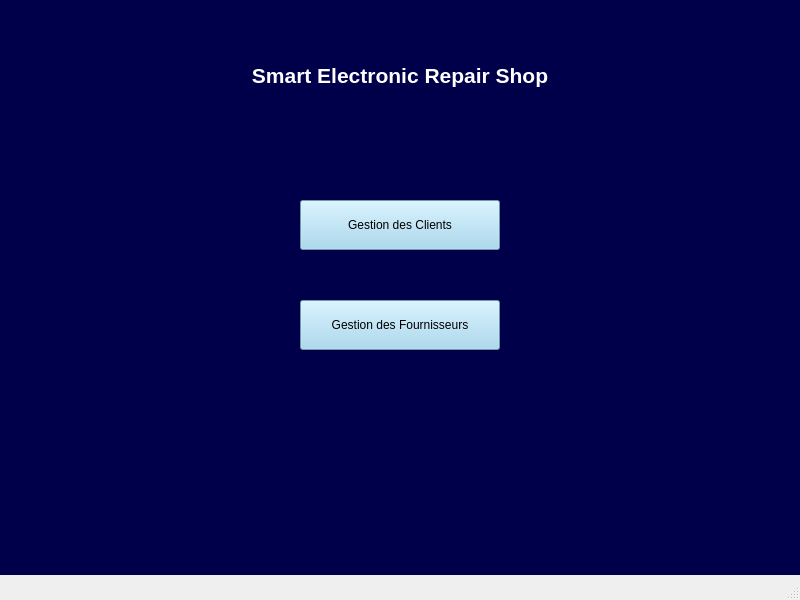
<?xml version="1.0" encoding="UTF-8"?>
<ui version="4.0">
    <class>MENU</class>
    <widget class="QMainWindow" name="MENU">
        <property name="geometry">
            <rect>
                <x>0</x>
                <y>0</y>
                <width>800</width>
                <height>600</height>
            </rect>
        </property>
        <property name="windowTitle">
            <string>Smart Electronic Repair Shop</string>
        </property>
        <widget class="QWidget" name="centralwidgetM">
            <widget class="QStackedWidget" name="stackedWidgetM">
                <property name="geometry">
                    <rect>
                        <x>0</x>
                        <y>0</y>
                        <width>800</width>
                        <height>575</height>
                    </rect>
                </property>
                <property name="styleSheet">
                    <string notr="true">background-color: rgb(0, 0, 74);</string>
                </property>
                <property name="currentIndex">
                    <number>0</number>
                </property>
                <widget class="QWidget" name="pMenu">
                    <property name="styleSheet">
                        <string notr="true">background-color: rgb(0, 0, 74);</string>
                    </property>
                    <widget class="QLabel" name="label_title">
                        <property name="geometry">
                            <rect>
                                <x>250</x>
                                <y>50</y>
                                <width>300</width>
                                <height>50</height>
                            </rect>
                        </property>
                        <property name="font">
                            <font>
                                <pointsize>16</pointsize>
                                <bold>true</bold>
                            </font>
                        </property>
                        <property name="styleSheet">
                            <string notr="true">color: rgb(255, 255, 255);</string>
                        </property>
                        <property name="text">
                            <string>Smart Electronic Repair Shop</string>
                        </property>
                        <property name="alignment">
                            <set>Qt::AlignCenter</set>
                        </property>
                    </widget>
                    <widget class="QPushButton" name="btCL">
                        <property name="geometry">
                            <rect>
                                <x>300</x>
                                <y>200</y>
                                <width>200</width>
                                <height>50</height>
                            </rect>
                        </property>
                        <property name="styleSheet">
                            <string notr="true">background-color: rgb(154, 211, 238); color: rgb(0, 0, 0);</string>
                        </property>
                        <property name="text">
                            <string>Gestion des Clients</string>
                        </property>
                    </widget>
                    <widget class="QPushButton" name="btFO">
                        <property name="geometry">
                            <rect>
                                <x>300</x>
                                <y>300</y>
                                <width>200</width>
                                <height>50</height>
                            </rect>
                        </property>
                        <property name="styleSheet">
                            <string notr="true">background-color: rgb(154, 211, 238); color: rgb(0, 0, 0);</string>
                        </property>
                        <property name="text">
                            <string>Gestion des Fournisseurs</string>
                        </property>
                    </widget>
                </widget>
                <widget class="QWidget" name="page_client">
                    <property name="styleSheet">
                        <string notr="true">background-color: rgb(0, 0, 74);</string>
                    </property>
                    <widget class="QLabel" name="label_client">
                        <property name="geometry">
                            <rect>
                                <x>250</x>
                                <y>20</y>
                                <width>300</width>
                                <height>50</height>
                            </rect>
                        </property>
                        <property name="font">
                            <font>
                                <pointsize>16</pointsize>
                                <bold>true</bold>
                            </font>
                        </property>
                        <property name="styleSheet">
                            <string notr="true">color: rgb(255, 255, 255);</string>
                        </property>
                        <property name="text">
                            <string>Gestion des Clients</string>
                        </property>
                        <property name="alignment">
                            <set>Qt::AlignCenter</set>
                        </property>
                    </widget>
                    <widget class="QPushButton" name="retourC">
                        <property name="geometry">
                            <rect>
                                <x>20</x>
                                <y>20</y>
                                <width>131</width>
                                <height>50</height>
                            </rect>
                        </property>
                        <property name="styleSheet">
                            <string notr="true">background-color: rgb(154, 211, 238); color: rgb(0, 0, 0);</string>
                        </property>
                        <property name="text">
                            <string>Retour</string>
                        </property>
                    </widget>
                    <widget class="QWidget" name="leftPane_client">
                        <property name="geometry">
                            <rect>
                                <x>30</x>
                                <y>80</y>
                                <width>350</width>
                                <height>450</height>
                            </rect>
                        </property>
                        <layout class="QVBoxLayout" name="verticalLayout_left_client">
                            <item>
                                <widget class="QLabel" name="formTitle_client">
                                    <property name="styleSheet">
                                        <string notr="true">color: rgb(255, 255, 255);</string>
                                    </property>
                                    <property name="text">
                                        <string>Formulaire Client</string>
                                    </property>
                                </widget>
                            </item>
                            <item>
                                <widget class="QGroupBox" name="groupBox_client">
                                    <property name="title">
                                        <string/>
                                    </property>
                                    <layout class="QFormLayout" name="formLayout_client">
                                        <item row="0" column="0">
                                            <widget class="QLabel" name="label_id_client">
                                                <property name="styleSheet">
                                                    <string notr="true">color: rgb(255, 255, 255);</string>
                                                </property>
                                                <property name="text">
                                                    <string>ID Client:</string>
                                                </property>
                                            </widget>
                                        </item>
                                        <item row="0" column="1">
                                            <widget class="QLineEdit" name="leId_client">
                                                <property name="placeholderText">
                                                    <string>ID Client</string>
                                                </property>
                                            </widget>
                                        </item>
                                        <item row="1" column="0">
                                            <widget class="QLabel" name="label_nom">
                                                <property name="styleSheet">
                                                    <string notr="true">color: rgb(255, 255, 255);</string>
                                                </property>
                                                <property name="text">
                                                    <string>Nom:</string>
                                                </property>
                                            </widget>
                                        </item>
                                        <item row="1" column="1">
                                            <widget class="QLineEdit" name="leNom">
                                                <property name="placeholderText">
                                                    <string>Nom du client</string>
                                                </property>
                                            </widget>
                                        </item>
                                        <item row="2" column="0">
                                            <widget class="QLabel" name="label_prenom">
                                                <property name="styleSheet">
                                                    <string notr="true">color: rgb(255, 255, 255);</string>
                                                </property>
                                                <property name="text">
                                                    <string>Prénom:</string>
                                                </property>
                                            </widget>
                                        </item>
                                        <item row="2" column="1">
                                            <widget class="QLineEdit" name="lePrenom">
                                                <property name="placeholderText">
                                                    <string>Prénom du client</string>
                                                </property>
                                            </widget>
                                        </item>
                                        <item row="3" column="0">
                                            <widget class="QLabel" name="label_telephone">
                                                <property name="styleSheet">
                                                    <string notr="true">color: rgb(255, 255, 255);</string>
                                                </property>
                                                <property name="text">
                                                    <string>Téléphone:</string>
                                                </property>
                                            </widget>
                                        </item>
                                        <item row="3" column="1">
                                            <widget class="QLineEdit" name="leTelephone_client">
                                                <property name="placeholderText">
                                                    <string>Numéro de téléphone</string>
                                                </property>
                                            </widget>
                                        </item>
                                        <item row="4" column="0">
                                            <widget class="QLabel" name="label_email">
                                                <property name="styleSheet">
                                                    <string notr="true">color: rgb(255, 255, 255);</string>
                                                </property>
                                                <property name="text">
                                                    <string>Email:</string>
                                                </property>
                                            </widget>
                                        </item>
                                        <item row="4" column="1">
                                            <widget class="QLineEdit" name="leEmail_client">
                                                <property name="placeholderText">
                                                    <string>Adresse email</string>
                                                </property>
                                            </widget>
                                        </item>
                                        <item row="5" column="0">
                                            <widget class="QLabel" name="label_adresse">
                                                <property name="styleSheet">
                                                    <string notr="true">color: rgb(255, 255, 255);</string>
                                                </property>
                                                <property name="text">
                                                    <string>Adresse:</string>
                                                </property>
                                            </widget>
                                        </item>
                                        <item row="5" column="1">
                                            <widget class="QTextEdit" name="teAdresse_client">
                                                <property name="placeholderText">
                                                    <string>Adresse complète</string>
                                                </property>
                                            </widget>
                                        </item>
                                    </layout>
                                </widget>
                            </item>
                            <item>
                                <layout class="QHBoxLayout" name="horizontalLayout_btns_client">
                                    <item>
                                        <spacer name="hspacer_client">
                                            <property name="orientation">
                                                <enum>Qt::Horizontal</enum>
                                            </property>
                                            <property name="sizeHint" stdset="0">
                                                <size>
                                                    <width>0</width>
                                                    <height>0</height>
                                                </size>
                                            </property>
                                        </spacer>
                                    </item>
                                    <item>
                                        <widget class="QPushButton" name="ajouterC">
                                            <property name="text">
                                                <string>Ajouter</string>
                                            </property>
                                            <property name="styleSheet">
                                                <string notr="true">background-color: rgb(31, 155, 93); color: rgb(255, 255, 255);</string>
                                            </property>
                                        </widget>
                                    </item>
                                    <item>
                                        <widget class="QPushButton" name="ModifierC">
                                            <property name="text">
                                                <string>Modifier</string>
                                            </property>
                                            <property name="styleSheet">
                                                <string notr="true">background-color: rgb(253, 7, 27); color: rgb(255, 255, 255);</string>
                                            </property>
                                        </widget>
                                    </item>
                                    <item>
                                        <widget class="QPushButton" name="SupprimerC">
                                            <property name="text">
                                                <string>Supprimer</string>
                                            </property>
                                            <property name="styleSheet">
                                                <string notr="true">background-color: rgb(255, 170, 0); color: rgb(255, 255, 255);</string>
                                            </property>
                                        </widget>
                                    </item>
                                </layout>
                            </item>
                        </layout>
                    </widget>
                    <widget class="QWidget" name="rightPane_client">
                        <property name="geometry">
                            <rect>
                                <x>400</x>
                                <y>80</y>
                                <width>370</width>
                                <height>450</height>
                            </rect>
                        </property>
                        <layout class="QVBoxLayout" name="verticalLayout_right_client">
                            <item>
                                <layout class="QHBoxLayout" name="layoutFilters_client">
                                    <item>
                                        <widget class="QLineEdit" name="leRechercheC">
                                            <property name="placeholderText">
                                                <string>Rechercher par ID Client...</string>
                                            </property>
                                        </widget>
                                    </item>
                                    <item>
                                        <widget class="QPushButton" name="rechercheC">
                                            <property name="text">
                                                <string>Rechercher</string>
                                            </property>
                                            <property name="styleSheet">
                                                <string notr="true">background-color: rgb(154, 211, 238); color: rgb(0, 0, 0);</string>
                                            </property>
                                        </widget>
                                    </item>
                                    <item>
                                        <widget class="QPushButton" name="triC">
                                            <property name="text">
                                                <string>Trier</string>
                                            </property>
                                            <property name="styleSheet">
                                                <string notr="true">background-color: rgb(154, 211, 238); color: rgb(0, 0, 0);</string>
                                            </property>
                                        </widget>
                                    </item>
                                </layout>
                            </item>
                            <item>
                                <widget class="QTableWidget" name="tableClient">
                                    <property name="styleSheet">
                                        <string notr="true">background-color: rgb(0, 0, 74); color: rgb(255, 255, 255);</string>
                                    </property>
                                    <column>
                                        <property name="text">
                                            <string>ID Client</string>
                                        </property>
                                    </column>
                                    <column>
                                        <property name="text">
                                            <string>Nom</string>
                                        </property>
                                    </column>
                                    <column>
                                        <property name="text">
                                            <string>Prénom</string>
                                        </property>
                                    </column>
                                    <column>
                                        <property name="text">
                                            <string>Téléphone</string>
                                        </property>
                                    </column>
                                    <column>
                                        <property name="text">
                                            <string>Email</string>
                                        </property>
                                    </column>
                                    <column>
                                        <property name="text">
                                            <string>Adresse</string>
                                        </property>
                                    </column>
                                    <row/>
                                    <row/>
                                </widget>
                            </item>
                        </layout>
                    </widget>
                </widget>
                <widget class="QWidget" name="page_2">
                    <property name="styleSheet">
                        <string notr="true">background-color: rgb(0, 0, 74);</string>
                    </property>
                    <widget class="QLabel" name="label_3">
                        <property name="geometry">
                            <rect>
                                <x>250</x>
                                <y>20</y>
                                <width>300</width>
                                <height>50</height>
                            </rect>
                        </property>
                        <property name="font">
                            <font>
                                <pointsize>16</pointsize>
                                <bold>true</bold>
                            </font>
                        </property>
                        <property name="styleSheet">
                            <string notr="true">color: rgb(255, 255, 255);</string>
                        </property>
                        <property name="text">
                            <string>Gestion des Fournisseurs</string>
                        </property>
                        <property name="alignment">
                            <set>Qt::AlignCenter</set>
                        </property>
                    </widget>
                    <widget class="QPushButton" name="retourF">
                        <property name="geometry">
                            <rect>
                                <x>20</x>
                                <y>20</y>
                                <width>131</width>
                                <height>50</height>
                            </rect>
                        </property>
                        <property name="styleSheet">
                            <string notr="true">background-color: rgb(154, 211, 238); color: rgb(0, 0, 0);</string>
                        </property>
                        <property name="text">
                            <string>Retour</string>
                        </property>
                    </widget>
                    <widget class="QWidget" name="leftPane">
                        <property name="geometry">
                            <rect>
                                <x>30</x>
                                <y>80</y>
                                <width>350</width>
                                <height>450</height>
                            </rect>
                        </property>
                        <layout class="QVBoxLayout" name="verticalLayout_left">
                            <item>
                                <widget class="QLabel" name="formTitle">
                                    <property name="styleSheet">
                                        <string notr="true">color: rgb(255, 255, 255);</string>
                                    </property>
                                    <property name="text">
                                        <string>Formulaire Fournisseur</string>
                                    </property>
                                </widget>
                            </item>
                            <item>
                                <widget class="QGroupBox" name="groupBox">
                                    <property name="title">
                                        <string/>
                                    </property>
                                    <layout class="QFormLayout" name="formLayout">
                                        <item row="0" column="0">
                                            <widget class="QLabel" name="label_id">
                                                <property name="styleSheet">
                                                    <string notr="true">color: rgb(255, 255, 255);</string>
                                                </property>
                                                <property name="text">
                                                    <string>ID Fournisseur:</string>
                                                </property>
                                            </widget>
                                        </item>
                                        <item row="0" column="1">
                                            <widget class="QLineEdit" name="leId">
                                                <property name="placeholderText">
                                                    <string>ID Fournisseur</string>
                                                </property>
                                            </widget>
                                        </item>
                                        <item row="1" column="0">
                                            <widget class="QLabel" name="label_nom_entreprise">
                                                <property name="styleSheet">
                                                    <string notr="true">color: rgb(255, 255, 255);</string>
                                                </property>
                                                <property name="text">
                                                    <string>Nom Entreprise:</string>
                                                </property>
                                            </widget>
                                        </item>
                                        <item row="1" column="1">
                                            <widget class="QLineEdit" name="leNomEntreprise">
                                                <property name="placeholderText">
                                                    <string>Nom de l'entreprise</string>
                                                </property>
                                            </widget>
                                        </item>
                                        <item row="2" column="0">
                                            <widget class="QLabel" name="label_contact_nom">
                                                <property name="styleSheet">
                                                    <string notr="true">color: rgb(255, 255, 255);</string>
                                                </property>
                                                <property name="text">
                                                    <string>Contact Nom:</string>
                                                </property>
                                            </widget>
                                        </item>
                                        <item row="2" column="1">
                                            <widget class="QLineEdit" name="leContactNom">
                                                <property name="placeholderText">
                                                    <string>Nom du contact</string>
                                                </property>
                                            </widget>
                                        </item>
                                        <item row="3" column="0">
                                            <widget class="QLabel" name="label_contact_prenom">
                                                <property name="styleSheet">
                                                    <string notr="true">color: rgb(255, 255, 255);</string>
                                                </property>
                                                <property name="text">
                                                    <string>Contact Prénom:</string>
                                                </property>
                                            </widget>
                                        </item>
                                        <item row="3" column="1">
                                            <widget class="QLineEdit" name="leContactPrenom">
                                                <property name="placeholderText">
                                                    <string>Prénom du contact</string>
                                                </property>
                                            </widget>
                                        </item>
                                        <item row="4" column="0">
                                            <widget class="QLabel" name="label_telephone">
                                                <property name="styleSheet">
                                                    <string notr="true">color: rgb(255, 255, 255);</string>
                                                </property>
                                                <property name="text">
                                                    <string>Téléphone:</string>
                                                </property>
                                            </widget>
                                        </item>
                                        <item row="4" column="1">
                                            <widget class="QLineEdit" name="leTelephone">
                                                <property name="placeholderText">
                                                    <string>Numéro de téléphone</string>
                                                </property>
                                            </widget>
                                        </item>
                                        <item row="5" column="0">
                                            <widget class="QLabel" name="label_email">
                                                <property name="styleSheet">
                                                    <string notr="true">color: rgb(255, 255, 255);</string>
                                                </property>
                                                <property name="text">
                                                    <string>Email:</string>
                                                </property>
                                            </widget>
                                        </item>
                                        <item row="5" column="1">
                                            <widget class="QLineEdit" name="leEmail">
                                                <property name="placeholderText">
                                                    <string>Adresse email</string>
                                                </property>
                                            </widget>
                                        </item>
                                        <item row="6" column="0">
                                            <widget class="QLabel" name="label_type_pieces">
                                                <property name="styleSheet">
                                                    <string notr="true">color: rgb(255, 255, 255);</string>
                                                </property>
                                                <property name="text">
                                                    <string>Type de Pièces:</string>
                                                </property>
                                            </widget>
                                        </item>
                                        <item row="6" column="1">
                                            <widget class="QLineEdit" name="leTypePieces">
                                                <property name="placeholderText">
                                                    <string>e.g., Écrans, Batteries, Circuits</string>
                                                </property>
                                            </widget>
                                        </item>
                                        <item row="7" column="0">
                                            <widget class="QLabel" name="label_adresse">
                                                <property name="styleSheet">
                                                    <string notr="true">color: rgb(255, 255, 255);</string>
                                                </property>
                                                <property name="text">
                                                    <string>Adresse:</string>
                                                </property>
                                            </widget>
                                        </item>
                                        <item row="7" column="1">
                                            <widget class="QTextEdit" name="teAdresse">
                                                <property name="placeholderText">
                                                    <string>Adresse complète</string>
                                                </property>
                                            </widget>
                                        </item>
                                        <item row="8" column="0">
                                            <widget class="QLabel" name="label_date_partenariat">
                                                <property name="styleSheet">
                                                    <string notr="true">color: rgb(255, 255, 255);</string>
                                                </property>
                                                <property name="text">
                                                    <string>Date de Partenariat:</string>
                                                </property>
                                            </widget>
                                        </item>
                                        <item row="8" column="1">
                                            <widget class="QDateEdit" name="deDatePartenariat"/>
                                        </item>
                                    </layout>
                                </widget>
                            </item>
                            <item>
                                <layout class="QHBoxLayout" name="horizontalLayout_btns">
                                    <item>
                                        <spacer name="hspacer">
                                            <property name="orientation">
                                                <enum>Qt::Horizontal</enum>
                                            </property>
                                            <property name="sizeHint" stdset="0">
                                                <size>
                                                    <width>0</width>
                                                    <height>0</height>
                                                </size>
                                            </property>
                                        </spacer>
                                    </item>
                                    <item>
                                        <widget class="QPushButton" name="btnAjouter">
                                            <property name="text">
                                                <string>Ajouter</string>
                                            </property>
                                            <property name="styleSheet">
                                                <string notr="true">background-color: rgb(31, 155, 93); color: rgb(255, 255, 255);</string>
                                            </property>
                                        </widget>
                                    </item>
                                    <item>
                                        <widget class="QPushButton" name="btnModifier">
                                            <property name="text">
                                                <string>Modifier</string>
                                            </property>
                                            <property name="styleSheet">
                                                <string notr="true">background-color: rgb(253, 7, 27); color: rgb(255, 255, 255);</string>
                                            </property>
                                        </widget>
                                    </item>
                                    <item>
                                        <widget class="QPushButton" name="btnSupprimer">
                                            <property name="text">
                                                <string>Supprimer</string>
                                            </property>
                                            <property name="styleSheet">
                                                <string notr="true">background-color: rgb(255, 170, 0); color: rgb(255, 255, 255);</string>
                                            </property>
                                        </widget>
                                    </item>
                                </layout>
                            </item>
                        </layout>
                    </widget>
                    <widget class="QWidget" name="rightPane">
                        <property name="geometry">
                            <rect>
                                <x>400</x>
                                <y>80</y>
                                <width>370</width>
                                <height>450</height>
                            </rect>
                        </property>
                        <layout class="QVBoxLayout" name="verticalLayout_right">
                            <item>
                                <layout class="QHBoxLayout" name="layoutFilters">
                                    <item>
                                        <widget class="QLineEdit" name="leRechercheF">
                                            <property name="placeholderText">
                                                <string>Rechercher par ID Fournisseur...</string>
                                            </property>
                                        </widget>
                                    </item>
                                    <item>
                                        <widget class="QPushButton" name="rechercheF">
                                            <property name="text">
                                                <string>Rechercher</string>
                                            </property>
                                            <property name="styleSheet">
                                                <string notr="true">background-color: rgb(154, 211, 238); color: rgb(0, 0, 0);</string>
                                            </property>
                                        </widget>
                                    </item>
                                    <item>
                                        <widget class="QPushButton" name="triF">
                                            <property name="text">
                                                <string>Trier</string>
                                            </property>
                                            <property name="styleSheet">
                                                <string notr="true">background-color: rgb(154, 211, 238); color: rgb(0, 0, 0);</string>
                                            </property>
                                        </widget>
                                    </item>
                                </layout>
                            </item>
                            <item>
                                <widget class="QTableWidget" name="tableFournisseur">
                                    <property name="styleSheet">
                                        <string notr="true">background-color: rgb(0, 0, 74); color: rgb(255, 255, 255);</string>
                                    </property>
                                    <column>
                                        <property name="text">
                                            <string>ID Fournisseur</string>
                                        </property>
                                    </column>
                                    <column>
                                        <property name="text">
                                            <string>Nom Entreprise</string>
                                        </property>
                                    </column>
                                    <column>
                                        <property name="text">
                                            <string>Contact Nom</string>
                                        </property>
                                    </column>
                                    <column>
                                        <property name="text">
                                            <string>Contact Prénom</string>
                                        </property>
                                    </column>
                                    <column>
                                        <property name="text">
                                            <string>Téléphone</string>
                                        </property>
                                    </column>
                                    <column>
                                        <property name="text">
                                            <string>Email</string>
                                        </property>
                                    </column>
                                    <column>
                                        <property name="text">
                                            <string>Type de Pièces</string>
                                        </property>
                                    </column>
                                    <column>
                                        <property name="text">
                                            <string>Adresse</string>
                                        </property>
                                    </column>
                                    <column>
                                        <property name="text">
                                            <string>Date de Partenariat</string>
                                        </property>
                                    </column>
                                    <row/>
                                    <row/>
                                </widget>
                            </item>
                        </layout>
                    </widget>
                </widget>
            </widget>
        </widget>
        <widget class="QMenuBar" name="menubar">
            <property name="geometry">
                <rect>
                    <x>0</x>
                    <y>0</y>
                    <width>800</width>
                    <height>25</height>
                </rect>
            </property>
        </widget>
        <widget class="QStatusBar" name="statusbar"/>
    </widget>
    <resources/>
    <connections/>
</ui>
